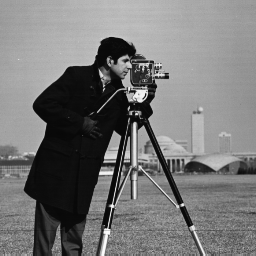
#> input picture Goruntu Isleme/Beginning/resimler/cameraman.tif, 256 x 256 px
$ python ornk12.py
#> lines starting #> are read from the running program, lines starting #| are printed output that depends on the picture; after the words box and inside, x2 and y2 are one past the last pixel; in counts of white or black regions, pixels touching at a corner belong together
#-*-coding: utf-8 -*-
#Imagelerde Aritmatik Islemler - Resim Birlestirme
import numpy as np
import cv2

img1=cv2.imread('resimler/cameraman.tif')
#> img1 is the input picture: shape (256, 256, 3); min 7, max 253, mean 118.7
img2=cv2.imread('resimler/text.tif')
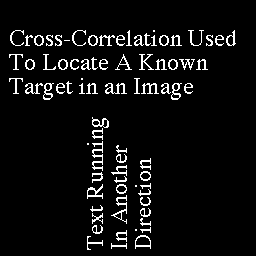
#> input picture Goruntu Isleme/Beginning/resimler/text.tif, 256 x 256 px
#> img2 is the input picture: shape (256, 256, 3); 5.9% white in thin lines or dots, all inside (x1, y1, x2, y2) = (9, 30, 236, 250)

#birlestirilecek resimler aynı boyutta olmalı.
#g(X)=(1-a)xF0(X)+axF1(X) denklemi kullanılarak eklenecek
#resimlerin agırlık degerleri belirlenir.
#dst=a x img1 + b x img2 + y
#resimleri belirlenen agırlık degerleri ile birbirine ekler.
birlestir=cv2.addWeighted(img1,0.3,img2,0.7,0)
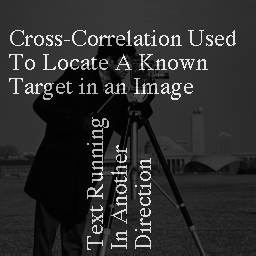
#> birlestir: shape (256, 256, 3); min 2, max 251, mean 46.1

cv2.imshow('birsestir',birlestir)
cv2.waitKey(0)
cv2.destroyAllWindows()
